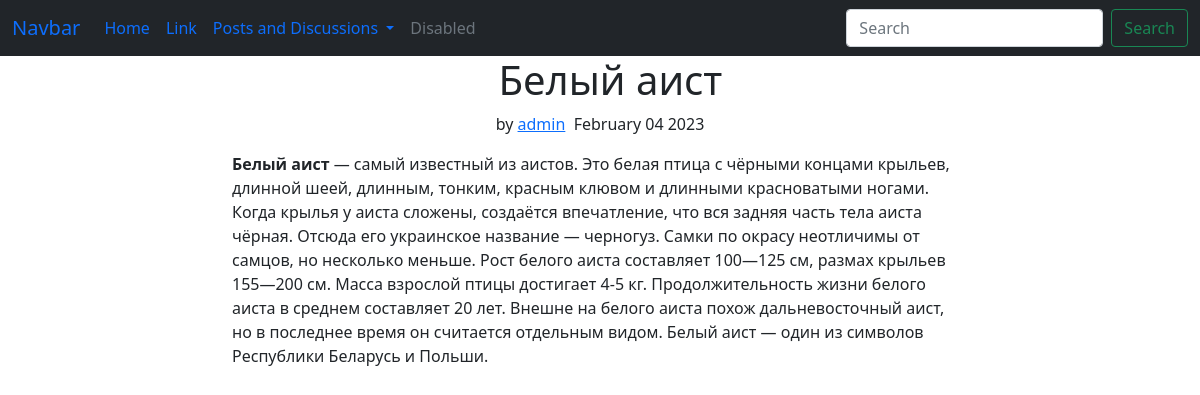
The page /posts/1/detail/ on the database its author committed.
### blog/models.py (models this page shows, shortened)
class Post(models.Model):
    class Meta:
        verbose_name = "Create a post"
        verbose_name_plural = "Create posts"
    title = models.CharField(max_length=200, db_index=True)
    content = RichTextField(max_length=4000, blank=True, null=True)
    date_created = models.DateTimeField(default=timezone.now)
    date_updated = models.DateTimeField(auto_now=True)
    author = models.ForeignKey(settings.AUTH_USER_MODEL, on_delete=models.CASCADE)
    slug = models.SlugField(max_length=50)
    liked_users = models.ManyToManyField(settings.AUTH_USER_MODEL, related_name="liked_posts", blank=True)
    saved_users = models.ManyToManyField(settings.AUTH_USER_MODEL, related_name="saved_posts", blank=True)
    """
    def save(self, *args, **kwargs) -> None:
        self.slug = slugify(self.title)
        return super().save(*args, **kwargs)
    """
    def total_likes_posts(self):
        return self.liked_users.count()
    def total_saves_posts(self):
        return self.saved_users.count()

### blog/views.py (the view)
# urls.py: path("posts/<int:pk>/detail/", post_detail_view, name="post-detail"),
def post_detail_view(request, pk):
    handle_page = get_object_or_404(Post, id=pk)
    total_comments = handle_page.comments_blog.all().filter(parent_comment=None).order_by("-id")
    total_comments2 = handle_page.comments_blog.all().order_by("-id")
    total_likes = handle_page.total_likes_posts()
    total_saves = handle_page.total_saves_posts()
    context = {"post": handle_page}
    return render(request, "blog/post_detail.html", context)

### blog/templates/blog/post_detail.html (shortened to what this page needs)
{% extends "blog/base.html" %}
{% block content_blog %}
<div class="row">
  <div class="col-lg-10 col-xl-8 offset-lg-1 offset-xl-2">
    <div class="intro">
      <h1 class="text-center" data-bss-hover-animate="pulse">&nbsp;
        {{post.title}}
      </h1>
      <p class="text-center">
        <span class="by">by</span> <a href="#">{{post.author}}</a>&nbsp;&nbsp;<span
          class="date">{{post.date_created|date:"F d Y"}} </span>
        {{post.content|safe }}
      </p>
    </div>
  </div>
</div>
{%endblock%}

### rows shown on the page
Post: title "Белый аист", author "admin", date_created "February 04 2023", content "Белый аист — самый известный из аистов. Это белая птица с чёрными концами крыльев, длинной шеей, длинным, тонким, красным клювом и длинными красноватыми ногами. Когда крылья у аиста сложены, создаётся впечатление, что вся задняя часть тела аиста чёрная. Отсюда его украинское название — черногуз. Самки по окрасу неотличимы от самцов, но несколько меньше. Рост белого аиста составляет 100—125 см, размах крыльев 155—200 см. Масса взрослой птицы достигает 4-5 кг. Продолжительность жизни белого аиста в среднем составляет 20 лет. Внешне на белого аиста похож дальневосточный аист, но в последнее время он считается отдельным видом. Белый аист — один из символов Республики Беларусь и Польши."
